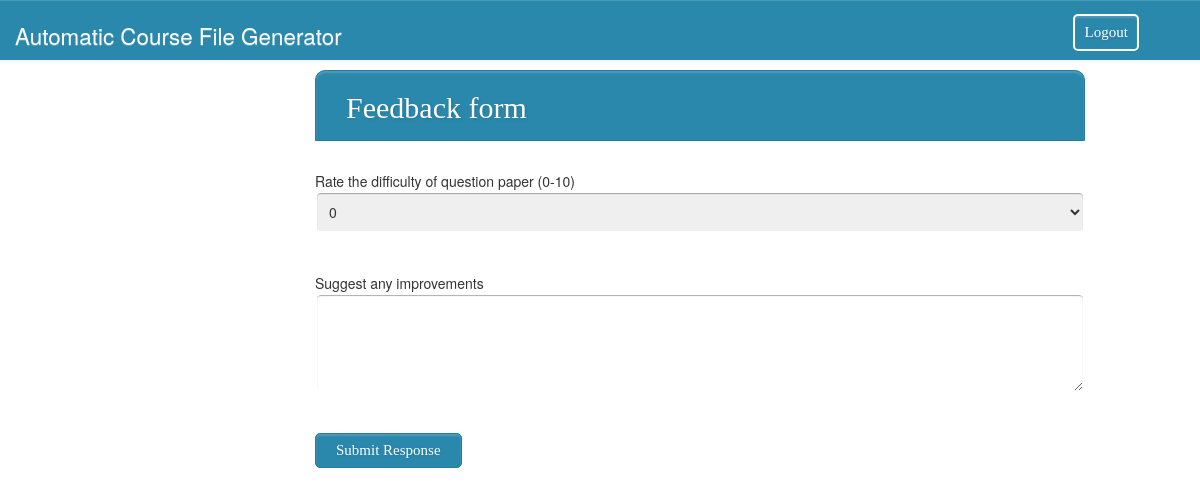
The app's page /feedback_student.php (signed in) with its own data.
### tables this page shows
CREATE TABLE `FEEDBACK_QUES` (
  `ques_id` int(11) NOT NULL AUTO_INCREMENT,
  `faculty_id` varchar(20) NOT NULL,
  `course_id` varchar(10) NOT NULL,
  `ques_type` int(11) DEFAULT NULL,
  `mini` int(11) DEFAULT NULL,
  `maxi` int(11) DEFAULT NULL,
  `question` varchar(200) DEFAULT NULL,
  PRIMARY KEY (`ques_id`),
  KEY `faculty_id` (`faculty_id`),
  KEY `course_id` (`course_id`),
  CONSTRAINT `FEEDBACK_QUES_ibfk_1` FOREIGN KEY (`faculty_id`) REFERENCES `FACULTY` (`faculty_id`) ON DELETE CASCADE,
  CONSTRAINT `FEEDBACK_QUES_ibfk_2` FOREIGN KEY (`course_id`) REFERENCES `COURSE` (`course_id`) ON DELETE CASCADE
);

### feedback_student.php (the view, shortened to what this page needs)
<?php
include('db.php');
?>
<head>
<link rel="stylesheet" href="css/bootstrap-theme.css" />
	<link rel="stylesheet" href="css/bootstrap.css" />
	<link rel="stylesheet" href="font/css/font-awesome.css">
	<link rel="stylesheet" href="css/form.css" />
	<link rel="stylesheet" href="css/examples1.css" />
</head>
<?php include('navbar.php');
$course_id = $_SESSION[course_id];
$ids = array();
$sql = "select * from FEEDBACK_QUES WHERE course_id = '$course_id'";
$result = mysqli_query($conn,$sql);
echo "<div class='col-sm-3'></div><div class='form-style-10 col-sm-8'>
	<form method='post'><h1>Feedback form</h1>";
if(mysqli_num_rows($result) > 0)
{
	while($row = mysqli_fetch_assoc($result))
	{
		array_push($ids, $row[ques_id]);
		echo "$row[question]<br>";
		if($row[ques_type] == 0)
		{
			echo "<textarea rows=4 cols=40 name='$row[ques_id]'></textarea><br><br>";
		}
		else
		{
			echo "<select name='$row[ques_id]'>";
			for($i = $row[mini];$i <= $row[maxi]; $i++)
			{
				echo "<option value=$i>$i</option>";
			}
			echo "</select><br><br>";
		}
	}
echo "<input type='submit' value ='Submit Response' name= 'response'>";
}
echo "</form></div>";
?>

### css/form.css (style rules this page uses)
.form-style-10 h1 { background: #2A88AD; padding: 20px 30px 15px 30px; margin: -30px -30px 30px -30px; border-radius: 10px 10px 0 0; -webkit-border-radius: 10px 10px 0 0; -moz-border-radius: 10px 10px 0 0; color: #fff; text-shadow: 1px 1px 3px rgba(0, 0, 0, 0.12); font: normal 30px 'Bitter', serif; -moz-box-shadow: inset 0px 2px 2px 0px rgba(255, 255, 255, 0.17); -webkit-box-shadow: inset 0px 2px 2px 0px rgba(255, 255, 255, 0.17); box-shadow: inset 0px 2px 2px 0px rgba(255, 255, 255, 0.17); border: 1px solid #257C9E; }
.form-style-10 input[type="text"], .form-style-10 input[type="date"], .form-style-10 input[type="datetime"], .form-style-10 input[type="email"], .form-style-10 input[type="number"], .form-style-10 input[type="search"], .form-style-10 input[type="time"], .form-style-10 input[type="url"], .form-style-10 input[type="password"], .form-style-10 textarea, .form-style-10 select { display: block; box-sizing: border-box; -webkit-box-sizing: border-box; -moz-box-sizing: border-box; width: 100%; padding: 8px; border-radius: 6px; -webkit-border-radius:6px; -moz-border-radius:6px; border: 2px solid #fff; box-shadow: inset 0px 1px 1px rgba(0, 0, 0, 0.33); -moz-box-shadow: inset 0px 1px 1px rgba(0, 0, 0, 0.33); -webkit-box-shadow: inset 0px 1px 1px rgba(0, 0, 0, 0.33); }
.form-style-10 input[type="button"], .form-style-10 input[type="submit"], .form-style-10 input[type="file"],.btn { background: #2A88AD; padding: 8px 20px 8px 20px; border-radius: 5px; -webkit-border-radius: 5px; -moz-border-radius: 5px; color: #fff; text-shadow: 1px 1px 3px rgba(0, 0, 0, 0.12); font: normal 30px 'Bitter', serif; -moz-box-shadow: inset 0px 2px 2px 0px rgba(255, 255, 255, 0.17); -webkit-box-shadow: inset 0px 2px 2px 0px rgba(255, 255, 255, 0.17); box-shadow: inset 0px 2px 2px 0px rgba(255, 255, 255, 0.17); border: 1px solid #257C9E; font-size: 15px; }

### css/examples1.css (style rules this page uses)
.form-style-10 h1 { margin: -10px 0px 30px 0px; }

### records on screen
feedback_ques: question "Rate the difficulty of question paper (0-10)"
feedback_ques: question "Suggest any improvements"

### other values on screen
form field value "0"
